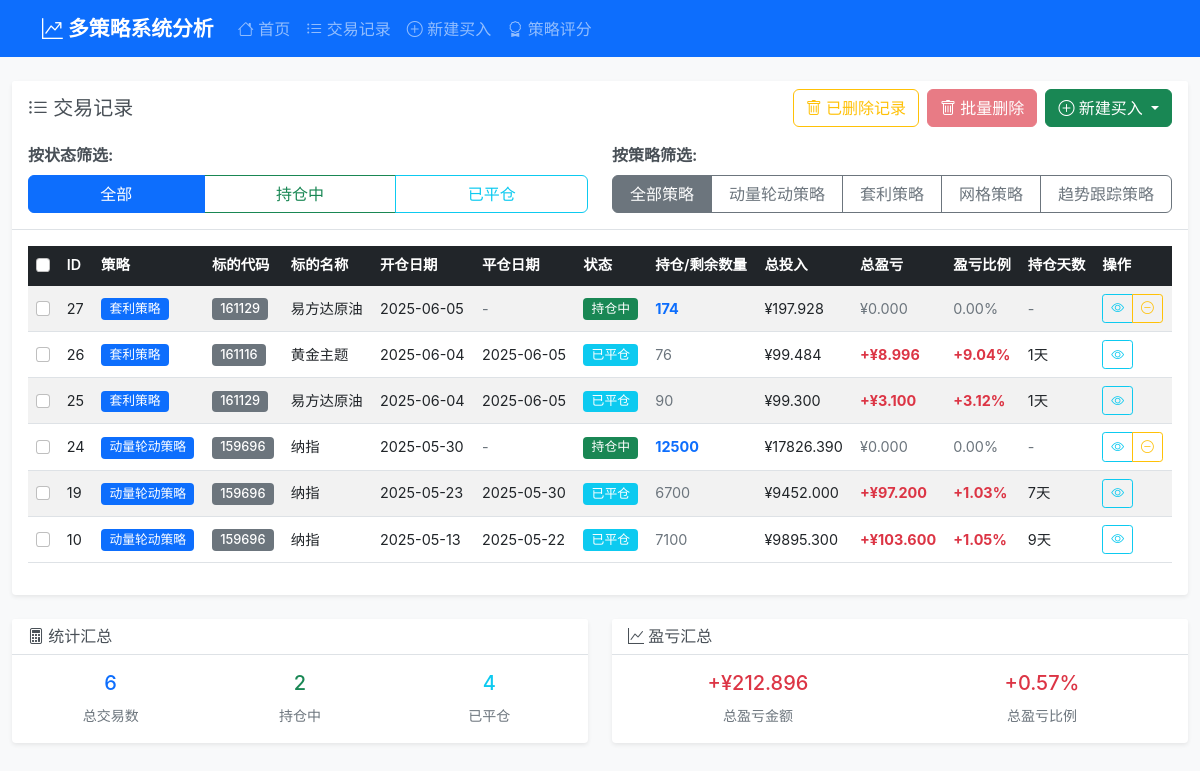
Before: /trades with the older database file.
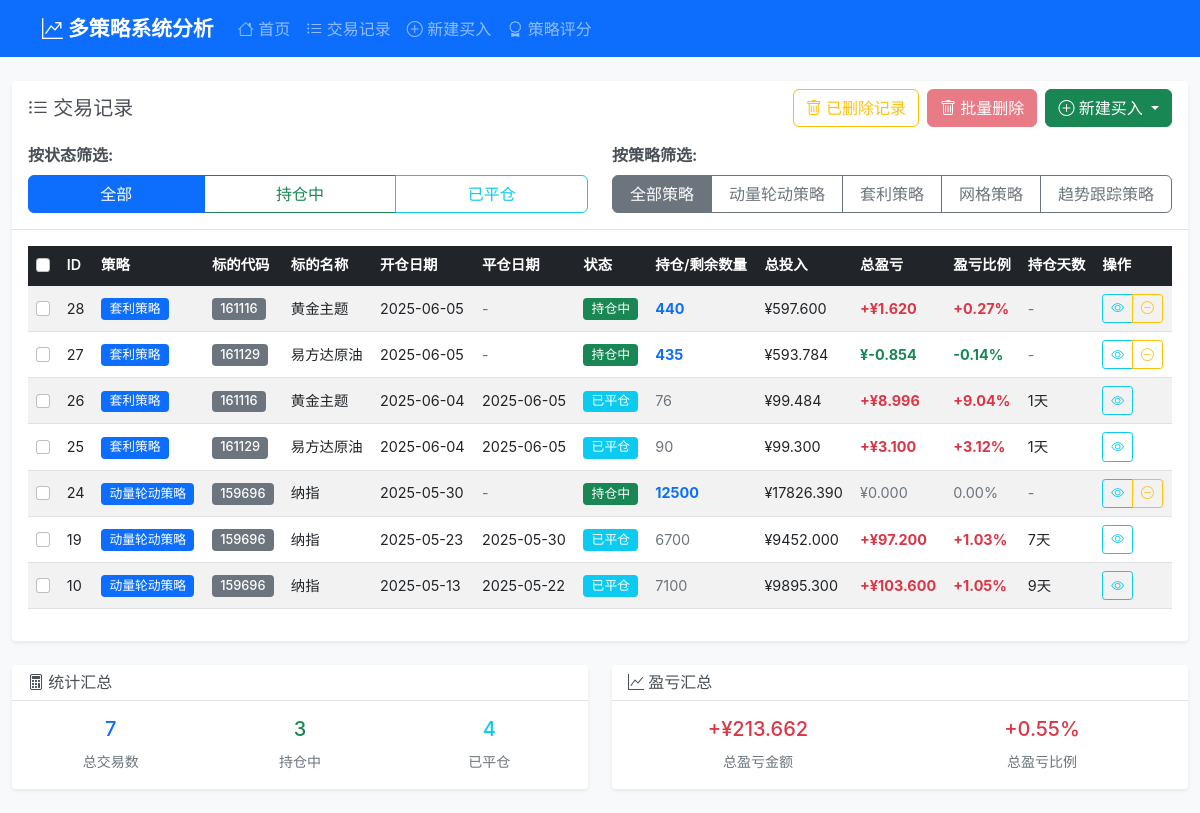
After: the same page with the newer database file.
### tables this page shows
CREATE TABLE strategies (
                id INTEGER PRIMARY KEY AUTOINCREMENT,
                name TEXT NOT NULL UNIQUE,
                description TEXT,
                is_active BOOLEAN DEFAULT 1,
                created_at TIMESTAMP DEFAULT CURRENT_TIMESTAMP,
                updated_at TIMESTAMP DEFAULT CURRENT_TIMESTAMP
            );

CREATE TABLE trades (
                id INTEGER PRIMARY KEY AUTOINCREMENT,
                symbol_code TEXT NOT NULL,
                symbol_name TEXT NOT NULL,
                open_date DATE NOT NULL,
                close_date DATE,
                status TEXT DEFAULT 'open',  -- open: 持仓中, closed: 已平仓
                total_buy_amount DECIMAL(15,3) DEFAULT 0,
                total_buy_quantity INTEGER DEFAULT 0,
                total_sell_amount DECIMAL(15,3) DEFAULT 0,
                total_sell_quantity INTEGER DEFAULT 0,
                remaining_quantity INTEGER DEFAULT 0,
                total_profit_loss DECIMAL(15,3) DEFAULT 0,
                total_profit_loss_pct DECIMAL(8,4) DEFAULT 0,
                holding_days INTEGER DEFAULT 0,
                created_at TIMESTAMP DEFAULT CURRENT_TIMESTAMP,
                updated_at TIMESTAMP DEFAULT CURRENT_TIMESTAMP
            , strategy TEXT DEFAULT "trend", trade_log TEXT, deleted_at TIMESTAMP, deleted_reason TEXT, strategy_id INTEGER, is_deleted INTEGER DEFAULT 0, delete_date TIMESTAMP, delete_reason TEXT, operator_note TEXT, total_gross_profit DECIMAL(15,3) DEFAULT 0, total_net_profit DECIMAL(15,3) DEFAULT 0, total_net_profit_pct DECIMAL(8,4) DEFAULT 0);

### routes/trading_routes.py (the view)
@trading_bp.route('/trades')
def trades():
    try:
        trading_service = TradingService(current_app.db_service)
        strategy_service = StrategyService(current_app.db_service)
        status = request.args.get('status', 'all')
        strategy_arg = request.args.get('strategy', 'all')
        status_filter = None if not status or status == 'all' else status
        strategy_filter = None
        if strategy_arg and strategy_arg != 'all':
            try:
                strategy_filter = int(strategy_arg)
            except ValueError:
                strategy_filter = strategy_arg
        all_trades = trading_service.get_all_trades(status=status_filter, strategy=strategy_filter)
        strategies_list = strategy_service.get_all_strategies()
        return render_template('trades.html',
                             trades=all_trades,
                             strategies=strategies_list,
                             current_status=status,
                             current_strategy=str(strategy_arg))
    except Exception as e:
        current_app.logger.error(f"交易列表加载失败: {str(e)}")
        return render_template('trades.html', trades=[], strategies=[])

### templates/trades.html (shortened to what this page needs)
{% extends "base.html" %}
{% block content %}
<div class="row">
    <div class="col-12">
        <div class="card">
            <div class="card-header">
                <div class="d-flex justify-content-between align-items-center mb-3">
                    <h5 class="card-title mb-0">
                        <i class="bi bi-list-ul"></i> 交易记录
                    </h5>
                    <div class="d-flex gap-2">
                        <a href="{{ url_for('trading.deleted_trades') }}" class="btn btn-outline-warning">
                            <i class="bi bi-trash"></i> 已删除记录
                        </a>
                        <button class="btn btn-danger" id="batchDeleteBtn" disabled>
                            <i class="bi bi-trash"></i> 批量删除
                        </button>
                        <div class="dropdown">
                            <button class="btn btn-success dropdown-toggle" type="button" data-bs-toggle="dropdown">
                                <i class="bi bi-plus-circle"></i> 新建买入
                            </button>
                        </div>
                    </div>
                </div>
                <div class="row">
                    <div class="col-md-6 mb-2">
                        <label class="form-label fw-bold">按状态筛选:</label>
                        <div class="btn-group w-100" role="group">
                            <a href="{{ url_for('trading.trades') }}?status=all{% if current_strategy != 'all' %}&strategy={{ current_strategy }}{% endif %}"
                               class="btn btn-outline-primary {{ 'active' if current_status == 'all' else '' }}">
                                全部
                            </a>
                            <a href="{{ url_for('trading.trades') }}?status=open{% if current_strategy != 'all' %}&strategy={{ current_strategy }}{% endif %}"
                               class="btn btn-outline-success {{ 'active' if current_status == 'open' else '' }}">
                                持仓中
                            </a>
                            <a href="{{ url_for('trading.trades') }}?status=closed{% if current_strategy != 'all' %}&strategy={{ current_strategy }}{% endif %}"
                               class="btn btn-outline-info {{ 'active' if current_status == 'closed' else '' }}">
                                已平仓
                            </a>
                        </div>
                    </div>
                    <div class="col-md-6 mb-2">
                        <label class="form-label fw-bold">按策略筛选:</label>
                        <div class="btn-group w-100" role="group">
                            <a href="{{ url_for('trading.trades') }}?strategy=all{% if current_status != 'all' %}&status={{ current_status }}{% endif %}"
                               class="btn btn-outline-secondary {{ 'active' if current_strategy == 'all' else '' }}">
                                全部策略
                            </a>
                            {% for s in strategies %}
                            <a href="{{ url_for('trading.trades') }}?strategy={{ s.id }}{% if current_status != 'all' %}&status={{ current_status }}{% endif %}"
                               class="btn btn-outline-secondary {{ 'active' if current_strategy == (s.id|string) else '' }}">
                                {{ s.name }}
                            </a>
                            {% endfor %}
                        </div>
                    </div>
                </div>
            </div>
            <div class="card-body">
                <div class="table-responsive">
                    <table class="table table-striped table-hover">
                        <thead class="table-dark">
                            <tr>
                                <th>
                                    <input type="checkbox" id="selectAll" class="form-check-input">
                                </th>
                                <th>ID</th>
                                <th>策略</th>
                                <th>标的代码</th>
                                <th>标的名称</th>
                                <th>开仓日期</th>
                                <th>平仓日期</th>
                                <th>状态</th>
                                <th>持仓/剩余数量</th>
                                <th>总投入</th>
                                <th>总盈亏</th>
                                <th>盈亏比例</th>
                                <th>持仓天数</th>
                                <th>操作</th>
                            </tr>
                        </thead>
                        <tbody>
                            {% if trades %}
                                {% for trade in trades %}
                                <tr>
                                    <td>
                                        <input type="checkbox" class="form-check-input trade-checkbox" value="{{ trade.id }}">
                                    </td>
                                    <td>{{ trade.id }}</td>
                                    <td>
                                            <span class="badge bg-primary">
                                                {{ trade.strategy_name or '-' }}
                                        </span>
                                    </td>
                                    <td>
                                        <span class="badge bg-secondary">{{ trade.symbol_code }}</span>
                                    </td>
                                    <td>{{ trade.symbol_name }}</td>
                                    <td>{{ trade.open_date }}</td>
                                    <td>
                                        {% if trade.close_date %}
                                            {{ trade.close_date }}
                                        {% else %}
                                            <span class="text-muted">-</span>
                                        {% endif %}
                                    </td>
                                    <td>
                                        {% if trade.status == 'open' %}
                                            <span class="badge bg-success">持仓中</span>
                                        {% else %}
                                            <span class="badge bg-info">已平仓</span>
                                        {% endif %}
                                    </td>
                                    <td>
                                        {% if trade.status == 'open' %}
                                            <span class="text-primary fw-bold">{{ trade.remaining_quantity }}</span>
                                        {% else %}
                                            <span class="text-muted">{{ trade.total_buy_quantity }}</span>
                                        {% endif %}
                                    </td>
                                    <td>¥{{ "%.3f"|format(trade.total_buy_amount) }}</td>
                                    <td>
                                        {% if trade.total_profit_loss > 0 %}
                                            <span class="text-danger fw-bold">+¥{{ "%.3f"|format(trade.total_profit_loss) }}</span>
                                        {% elif trade.total_profit_loss < 0 %}
                                            <span class="text-success fw-bold">¥{{ "%.3f"|format(trade.total_profit_loss) }}</span>
                                        {% else %}
                                            <span class="text-muted">¥0.000</span>
                                        {% endif %}
                                    </td>
                                    <td>
                                        {% if trade.total_profit_loss_pct > 0 %}
                                            <span class="text-danger fw-bold">+{{ "%.2f"|format(trade.total_profit_loss_pct) }}%</span>
                                        {% elif trade.total_profit_loss_pct < 0 %}
                                            <span class="text-success fw-bold">{{ "%.2f"|format(trade.total_profit_loss_pct) }}%</span>
                                        {% else %}
                                            <span class="text-muted">0.00%</span>
                                        {% endif %}
                                    </td>
                                    <td>
                                        {% if trade.holding_days %}
                                            {{ trade.holding_days }}天
                                        {% else %}
                                            <span class="text-muted">-</span>
                                        {% endif %}
                                    </td>
                                    <td>
                                        <div class="btn-group btn-group-sm" role="group">
                                            <a href="{{ url_for('trading.trade_details', trade_id=trade.id) }}"
                                               class="btn btn-outline-info" title="查看详情">
                                                <i class="bi bi-eye"></i>
                                            </a>
                                            {% if trade.status == 'open' and trade.remaining_quantity > 0 %}
                                                <a href="{{ url_for('trading.add_sell', trade_id=trade.id) }}"
                                                   class="btn btn-outline-warning" title="卖出">
                                                    <i class="bi bi-dash-circle"></i>
                                                </a>
                                            {% endif %}
                                        </div>
                                    </td>
                                </tr>
                                {% endfor %}
                            {% endif %}
                        </tbody>
                    </table>
                </div>
            </div>
        </div>
    </div>
</div>
{% if trades %}
<div class="row mt-4">
    <div class="col-md-6">
        <div class="card">
            <div class="card-header">
                <h6 class="card-title mb-0">
                    <i class="bi bi-calculator"></i> 统计汇总
                </h6>
            </div>
            <div class="card-body">
                <div class="row text-center">
                    <div class="col-4">
                        <h5 class="text-primary">{{ trades|length }}</h5>
                        <small class="text-muted">总交易数</small>
                    </div>
                    <div class="col-4">
                        <h5 class="text-success">
                            {{ trades|selectattr("status", "equalto", "open")|list|length }}
                        </h5>
                        <small class="text-muted">持仓中</small>
                    </div>
                    <div class="col-4">
                        <h5 class="text-info">
                            {{ trades|selectattr("status", "equalto", "closed")|list|length }}
                        </h5>
                        <small class="text-muted">已平仓</small>
                    </div>
                </div>
            </div>
        </div>
    </div>
    <div class="col-md-6">
        <div class="card">
            <div class="card-header">
                <h6 class="card-title mb-0">
                    <i class="bi bi-graph-up"></i> 盈亏汇总
                </h6>
            </div>
            <div class="card-body">
                {% set total_profit_loss = trades|sum(attribute='total_profit_loss') %}
                {% set total_investment = trades|sum(attribute='total_buy_amount') %}
                {% set total_profit_loss_pct = (total_profit_loss / total_investment * 100) if total_investment > 0 else 0 %}
                <div class="row text-center">
                    <div class="col-6">
                        {% if total_profit_loss > 0 %}
                            <h5 class="text-danger">+¥{{ "%.3f"|format(total_profit_loss) }}</h5>
                        {% elif total_profit_loss < 0 %}
                            <h5 class="text-success">¥{{ "%.3f"|format(total_profit_loss) }}</h5>
                        {% else %}
                            <h5 class="text-muted">¥0.000</h5>
                        {% endif %}
                        <small class="text-muted">总盈亏金额</small>
                    </div>
                    <div class="col-6">
                        {% if total_profit_loss_pct > 0 %}
                            <h5 class="text-danger">+{{ "%.2f"|format(total_profit_loss_pct) }}%</h5>
                        {% elif total_profit_loss_pct < 0 %}
                            <h5 class="text-success">{{ "%.2f"|format(total_profit_loss_pct) }}%</h5>
                        {% else %}
                            <h5 class="text-muted">0.00%</h5>
                        {% endif %}
                        <small class="text-muted">总盈亏比例</small>
                    </div>
                </div>
            </div>
        </div>
    </div>
</div>
{% endif %}
{% endblock %}

Changed rows visible on the page:
added trades: id "28", name "套利策略", symbol_code "161116", symbol_name "黄金主题", open_date "2025-06-05", status "持仓中", remaining_quantity "440", total_buy_amount "597.600", total_profit_loss "1.620", total_profit_loss_pct "0.27"
changed trades id 27: remaining_quantity "174" → "435"; total_buy_amount "197.928" → "593.784"; total_profit_loss (not shown) → "-0.854"; total_profit_loss_pct (not shown) → "-0.14"; total_profit_loss "¥0.000" → "¥"; total_profit_loss_pct "0.00%" → "%"
Other visible differences:
{{ trades|length }}: "6" → "7"
{{ trades|selectattr("status", "equalto", "open")|list|length }}: "2" → "3"
{{ "%.3f"|format(total_profit_loss) }}: "212.896" → "213.662"
{{ "%.2f"|format(total_profit_loss_pct) }}: "0.57" → "0.55"
